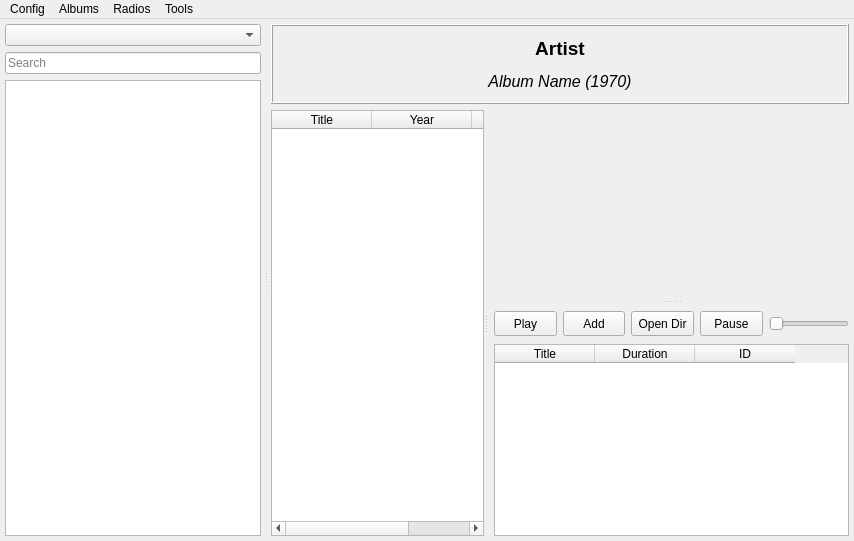
<?xml version="1.0" encoding="UTF-8"?>
<ui version="4.0">
 <class>MainWindow</class>
 <widget class="QMainWindow" name="MainWindow">
  <property name="geometry">
   <rect>
    <x>0</x>
    <y>0</y>
    <width>854</width>
    <height>541</height>
   </rect>
  </property>
  <property name="sizePolicy">
   <sizepolicy hsizetype="Maximum" vsizetype="Maximum">
    <horstretch>100</horstretch>
    <verstretch>100</verstretch>
   </sizepolicy>
  </property>
  <property name="windowTitle">
   <string>MainWindow</string>
  </property>
  <property name="autoFillBackground">
   <bool>false</bool>
  </property>
  <property name="dockOptions">
   <set>QMainWindow::AllowTabbedDocks|QMainWindow::AnimatedDocks|QMainWindow::ForceTabbedDocks</set>
  </property>
  <widget class="QWidget" name="centralWidget">
   <property name="enabled">
    <bool>true</bool>
   </property>
   <property name="sizePolicy">
    <sizepolicy hsizetype="Expanding" vsizetype="Expanding">
     <horstretch>100</horstretch>
     <verstretch>100</verstretch>
    </sizepolicy>
   </property>
   <layout class="QGridLayout" name="gridLayout" rowstretch="0" columnstretch="0">
    <property name="sizeConstraint">
     <enum>QLayout::SetMaximumSize</enum>
    </property>
    <property name="leftMargin">
     <number>0</number>
    </property>
    <property name="topMargin">
     <number>0</number>
    </property>
    <property name="rightMargin">
     <number>0</number>
    </property>
    <property name="bottomMargin">
     <number>0</number>
    </property>
    <property name="spacing">
     <number>0</number>
    </property>
    <item row="0" column="0">
     <widget class="QWidget" name="h_mainWidget" native="true">
      <property name="sizePolicy">
       <sizepolicy hsizetype="Expanding" vsizetype="Expanding">
        <horstretch>100</horstretch>
        <verstretch>100</verstretch>
       </sizepolicy>
      </property>
      <layout class="QGridLayout" name="gridLayout_2">
       <property name="leftMargin">
        <number>5</number>
       </property>
       <property name="topMargin">
        <number>5</number>
       </property>
       <property name="rightMargin">
        <number>5</number>
       </property>
       <property name="bottomMargin">
        <number>5</number>
       </property>
       <property name="spacing">
        <number>0</number>
       </property>
       <item row="0" column="0">
        <layout class="QVBoxLayout" name="verticalMainLayout">
         <property name="spacing">
          <number>0</number>
         </property>
         <property name="leftMargin">
          <number>0</number>
         </property>
         <property name="topMargin">
          <number>0</number>
         </property>
         <property name="rightMargin">
          <number>0</number>
         </property>
         <property name="bottomMargin">
          <number>0</number>
         </property>
         <item>
          <widget class="QSplitter" name="splitter">
           <property name="lineWidth">
            <number>6</number>
           </property>
           <property name="orientation">
            <enum>Qt::Horizontal</enum>
           </property>
           <widget class="QWidget" name="v_ArtistSelector" native="true">
            <layout class="QVBoxLayout" name="v_artistListWidget">
             <property name="leftMargin">
              <number>0</number>
             </property>
             <property name="topMargin">
              <number>0</number>
             </property>
             <property name="rightMargin">
              <number>3</number>
             </property>
             <property name="bottomMargin">
              <number>0</number>
             </property>
             <item>
              <widget class="QComboBox" name="comboBoxStyle">
               <property name="sizePolicy">
                <sizepolicy hsizetype="Expanding" vsizetype="Fixed">
                 <horstretch>0</horstretch>
                 <verstretch>0</verstretch>
                </sizepolicy>
               </property>
               <property name="maximumSize">
                <size>
                 <width>16777215</width>
                 <height>27</height>
                </size>
               </property>
              </widget>
             </item>
             <item>
              <widget class="QLineEdit" name="searchEdit">
               <property name="text">
                <string/>
               </property>
               <property name="placeholderText">
                <string>Search</string>
               </property>
              </widget>
             </item>
             <item>
              <widget class="QListView" name="listViewArtists">
               <property name="enabled">
                <bool>true</bool>
               </property>
               <property name="sizePolicy">
                <sizepolicy hsizetype="Expanding" vsizetype="Expanding">
                 <horstretch>20</horstretch>
                 <verstretch>100</verstretch>
                </sizepolicy>
               </property>
               <property name="minimumSize">
                <size>
                 <width>150</width>
                 <height>0</height>
                </size>
               </property>
               <property name="frameShadow">
                <enum>QFrame::Sunken</enum>
               </property>
               <property name="horizontalScrollBarPolicy">
                <enum>Qt::ScrollBarAlwaysOff</enum>
               </property>
               <property name="editTriggers">
                <set>QAbstractItemView::NoEditTriggers</set>
               </property>
               <property name="showDropIndicator" stdset="0">
                <bool>false</bool>
               </property>
               <property name="resizeMode">
                <enum>QListView::Adjust</enum>
               </property>
              </widget>
             </item>
            </layout>
           </widget>
           <widget class="QWidget" name="v_artistWidget" native="true">
            <property name="sizePolicy">
             <sizepolicy hsizetype="Expanding" vsizetype="Expanding">
              <horstretch>80</horstretch>
              <verstretch>100</verstretch>
             </sizepolicy>
            </property>
            <layout class="QVBoxLayout" name="verticalLayout">
             <property name="leftMargin">
              <number>3</number>
             </property>
             <property name="topMargin">
              <number>0</number>
             </property>
             <property name="rightMargin">
              <number>0</number>
             </property>
             <property name="bottomMargin">
              <number>0</number>
             </property>
             <item>
              <widget class="QWidget" name="verticalWidget" native="true">
               <property name="minimumSize">
                <size>
                 <width>50</width>
                 <height>0</height>
                </size>
               </property>
               <property name="maximumSize">
                <size>
                 <width>16777215</width>
                 <height>80</height>
                </size>
               </property>
               <layout class="QGridLayout" name="gridLayout_6">
                <property name="leftMargin">
                 <number>0</number>
                </property>
                <property name="topMargin">
                 <number>0</number>
                </property>
                <property name="rightMargin">
                 <number>0</number>
                </property>
                <property name="bottomMargin">
                 <number>0</number>
                </property>
                <property name="spacing">
                 <number>0</number>
                </property>
                <item row="0" column="0">
                 <widget class="QLabel" name="labelArtist">
                  <property name="sizePolicy">
                   <sizepolicy hsizetype="Expanding" vsizetype="Ignored">
                    <horstretch>100</horstretch>
                    <verstretch>0</verstretch>
                   </sizepolicy>
                  </property>
                  <property name="minimumSize">
                   <size>
                    <width>50</width>
                    <height>70</height>
                   </size>
                  </property>
                  <property name="font">
                   <font>
                    <pointsize>12</pointsize>
                   </font>
                  </property>
                  <property name="autoFillBackground">
                   <bool>false</bool>
                  </property>
                  <property name="frameShape">
                   <enum>QFrame::Box</enum>
                  </property>
                  <property name="frameShadow">
                   <enum>QFrame::Raised</enum>
                  </property>
                  <property name="lineWidth">
                   <number>1</number>
                  </property>
                  <property name="midLineWidth">
                   <number>0</number>
                  </property>
                  <property name="text">
                   <string>&lt;html&gt;&lt;head/&gt;&lt;body&gt;&lt;p&gt;&lt;span style=&quot; font-size:14pt; font-weight:600;&quot;&gt;Artist&lt;/span&gt;&lt;/p&gt;&lt;p&gt;&lt;span style=&quot; font-style:italic;&quot;&gt;Album Name (1970)&lt;/span&gt;&lt;/p&gt;&lt;/body&gt;&lt;/html&gt;</string>
                  </property>
                  <property name="textFormat">
                   <enum>Qt::RichText</enum>
                  </property>
                  <property name="scaledContents">
                   <bool>true</bool>
                  </property>
                  <property name="alignment">
                   <set>Qt::AlignCenter</set>
                  </property>
                 </widget>
                </item>
               </layout>
              </widget>
             </item>
             <item>
              <widget class="QWidget" name="h_albumsWidget" native="true">
               <property name="sizePolicy">
                <sizepolicy hsizetype="Preferred" vsizetype="Preferred">
                 <horstretch>100</horstretch>
                 <verstretch>0</verstretch>
                </sizepolicy>
               </property>
               <property name="minimumSize">
                <size>
                 <width>50</width>
                 <height>0</height>
                </size>
               </property>
               <layout class="QGridLayout" name="gridLayout_4">
                <property name="leftMargin">
                 <number>0</number>
                </property>
                <property name="topMargin">
                 <number>0</number>
                </property>
                <property name="rightMargin">
                 <number>0</number>
                </property>
                <property name="bottomMargin">
                 <number>0</number>
                </property>
                <item row="0" column="0">
                 <widget class="QSplitter" name="splitterArtist">
                  <property name="lineWidth">
                   <number>6</number>
                  </property>
                  <property name="orientation">
                   <enum>Qt::Horizontal</enum>
                  </property>
                  <widget class="QTableWidget" name="tableWidgetAlbums">
                   <property name="enabled">
                    <bool>true</bool>
                   </property>
                   <property name="minimumSize">
                    <size>
                     <width>50</width>
                     <height>0</height>
                    </size>
                   </property>
                   <property name="contextMenuPolicy">
                    <enum>Qt::CustomContextMenu</enum>
                   </property>
                   <property name="autoScrollMargin">
                    <number>16</number>
                   </property>
                   <property name="showDropIndicator" stdset="0">
                    <bool>false</bool>
                   </property>
                   <property name="dragDropOverwriteMode">
                    <bool>false</bool>
                   </property>
                   <property name="selectionMode">
                    <enum>QAbstractItemView::SingleSelection</enum>
                   </property>
                   <property name="selectionBehavior">
                    <enum>QAbstractItemView::SelectRows</enum>
                   </property>
                   <property name="columnCount">
                    <number>3</number>
                   </property>
                   <column>
                    <property name="text">
                     <string>Title</string>
                    </property>
                   </column>
                   <column>
                    <property name="text">
                     <string>Year</string>
                    </property>
                   </column>
                   <column>
                    <property name="text">
                     <string>ID</string>
                    </property>
                   </column>
                  </widget>
                  <widget class="QWidget" name="v_albumWidget" native="true">
                   <property name="minimumSize">
                    <size>
                     <width>50</width>
                     <height>0</height>
                    </size>
                   </property>
                   <layout class="QVBoxLayout" name="verticalLayout_3">
                    <property name="spacing">
                     <number>0</number>
                    </property>
                    <property name="leftMargin">
                     <number>6</number>
                    </property>
                    <property name="topMargin">
                     <number>0</number>
                    </property>
                    <property name="rightMargin">
                     <number>0</number>
                    </property>
                    <property name="bottomMargin">
                     <number>0</number>
                    </property>
                    <item>
                     <widget class="QSplitter" name="splitterAlbum">
                      <property name="sizePolicy">
                       <sizepolicy hsizetype="Expanding" vsizetype="Expanding">
                        <horstretch>0</horstretch>
                        <verstretch>0</verstretch>
                       </sizepolicy>
                      </property>
                      <property name="frameShadow">
                       <enum>QFrame::Sunken</enum>
                      </property>
                      <property name="lineWidth">
                       <number>0</number>
                      </property>
                      <property name="orientation">
                       <enum>Qt::Vertical</enum>
                      </property>
                      <property name="opaqueResize">
                       <bool>true</bool>
                      </property>
                      <property name="childrenCollapsible">
                       <bool>false</bool>
                      </property>
                      <widget class="QWidget" name="coverWidget" native="true">
                       <property name="sizePolicy">
                        <sizepolicy hsizetype="Expanding" vsizetype="Expanding">
                         <horstretch>100</horstretch>
                         <verstretch>100</verstretch>
                        </sizepolicy>
                       </property>
                       <property name="minimumSize">
                        <size>
                         <width>100</width>
                         <height>100</height>
                        </size>
                       </property>
                       <layout class="QGridLayout" name="gridLayout_5">
                        <property name="leftMargin">
                         <number>0</number>
                        </property>
                        <property name="topMargin">
                         <number>0</number>
                        </property>
                        <property name="rightMargin">
                         <number>0</number>
                        </property>
                        <property name="bottomMargin">
                         <number>0</number>
                        </property>
                        <property name="spacing">
                         <number>0</number>
                        </property>
                        <item row="0" column="0">
                         <widget class="QLabel" name="cover">
                          <property name="sizePolicy">
                           <sizepolicy hsizetype="Expanding" vsizetype="Expanding">
                            <horstretch>100</horstretch>
                            <verstretch>100</verstretch>
                           </sizepolicy>
                          </property>
                          <property name="frameShape">
                           <enum>QFrame::NoFrame</enum>
                          </property>
                          <property name="lineWidth">
                           <number>0</number>
                          </property>
                          <property name="text">
                           <string/>
                          </property>
                          <property name="alignment">
                           <set>Qt::AlignCenter</set>
                          </property>
                         </widget>
                        </item>
                       </layout>
                      </widget>
                      <widget class="QWidget" name="tracksWidget" native="true">
                       <property name="sizePolicy">
                        <sizepolicy hsizetype="Expanding" vsizetype="Expanding">
                         <horstretch>0</horstretch>
                         <verstretch>0</verstretch>
                        </sizepolicy>
                       </property>
                       <layout class="QVBoxLayout" name="verticalLayout_2">
                        <property name="spacing">
                         <number>0</number>
                        </property>
                        <property name="leftMargin">
                         <number>0</number>
                        </property>
                        <property name="topMargin">
                         <number>0</number>
                        </property>
                        <property name="rightMargin">
                         <number>0</number>
                        </property>
                        <property name="bottomMargin">
                         <number>0</number>
                        </property>
                        <item>
                         <widget class="QWidget" name="h_playerButtons" native="true">
                          <property name="sizePolicy">
                           <sizepolicy hsizetype="Expanding" vsizetype="Fixed">
                            <horstretch>0</horstretch>
                            <verstretch>0</verstretch>
                           </sizepolicy>
                          </property>
                          <property name="minimumSize">
                           <size>
                            <width>0</width>
                            <height>40</height>
                           </size>
                          </property>
                          <property name="maximumSize">
                           <size>
                            <width>16777215</width>
                            <height>50</height>
                           </size>
                          </property>
                          <layout class="QHBoxLayout" name="horizontalLayout">
                           <property name="leftMargin">
                            <number>0</number>
                           </property>
                           <property name="topMargin">
                            <number>0</number>
                           </property>
                           <property name="rightMargin">
                            <number>0</number>
                           </property>
                           <property name="bottomMargin">
                            <number>0</number>
                           </property>
                           <item>
                            <widget class="QWidget" name="horizontalWidget" native="true">
                             <property name="sizePolicy">
                              <sizepolicy hsizetype="Fixed" vsizetype="Fixed">
                               <horstretch>0</horstretch>
                               <verstretch>0</verstretch>
                              </sizepolicy>
                             </property>
                             <property name="minimumSize">
                              <size>
                               <width>115</width>
                               <height>25</height>
                              </size>
                             </property>
                             <layout class="QHBoxLayout" name="horizontalLayout_2">
                              <property name="leftMargin">
                               <number>0</number>
                              </property>
                              <property name="topMargin">
                               <number>6</number>
                              </property>
                              <property name="rightMargin">
                               <number>0</number>
                              </property>
                              <property name="bottomMargin">
                               <number>6</number>
                              </property>
                              <item>
                               <widget class="QPushButton" name="playButton">
                                <property name="minimumSize">
                                 <size>
                                  <width>25</width>
                                  <height>25</height>
                                 </size>
                                </property>
                                <property name="text">
                                 <string>Play</string>
                                </property>
                               </widget>
                              </item>
                              <item>
                               <widget class="QPushButton" name="addAlbumButton">
                                <property name="sizePolicy">
                                 <sizepolicy hsizetype="Minimum" vsizetype="Fixed">
                                  <horstretch>0</horstretch>
                                  <verstretch>0</verstretch>
                                 </sizepolicy>
                                </property>
                                <property name="minimumSize">
                                 <size>
                                  <width>25</width>
                                  <height>25</height>
                                 </size>
                                </property>
                                <property name="maximumSize">
                                 <size>
                                  <width>16777215</width>
                                  <height>16777215</height>
                                 </size>
                                </property>
                                <property name="text">
                                 <string>Add</string>
                                </property>
                               </widget>
                              </item>
                              <item>
                               <widget class="QPushButton" name="openDirButton">
                                <property name="sizePolicy">
                                 <sizepolicy hsizetype="Minimum" vsizetype="Fixed">
                                  <horstretch>0</horstretch>
                                  <verstretch>0</verstretch>
                                 </sizepolicy>
                                </property>
                                <property name="minimumSize">
                                 <size>
                                  <width>25</width>
                                  <height>25</height>
                                 </size>
                                </property>
                                <property name="text">
                                 <string>Open Dir</string>
                                </property>
                               </widget>
                              </item>
                              <item>
                               <widget class="QPushButton" name="searchCoverButton">
                                <property name="sizePolicy">
                                 <sizepolicy hsizetype="Minimum" vsizetype="Fixed">
                                  <horstretch>0</horstretch>
                                  <verstretch>0</verstretch>
                                 </sizepolicy>
                                </property>
                                <property name="minimumSize">
                                 <size>
                                  <width>25</width>
                                  <height>25</height>
                                 </size>
                                </property>
                                <property name="text">
                                 <string>Pause</string>
                                </property>
                               </widget>
                              </item>
                             </layout>
                            </widget>
                           </item>
                           <item>
                            <widget class="QSlider" name="volumeSlider">
                             <property name="sizePolicy">
                              <sizepolicy hsizetype="Minimum" vsizetype="Expanding">
                               <horstretch>0</horstretch>
                               <verstretch>0</verstretch>
                              </sizepolicy>
                             </property>
                             <property name="minimumSize">
                              <size>
                               <width>80</width>
                               <height>0</height>
                              </size>
                             </property>
                             <property name="maximum">
                              <number>100</number>
                             </property>
                             <property name="orientation">
                              <enum>Qt::Horizontal</enum>
                             </property>
                            </widget>
                           </item>
                          </layout>
                         </widget>
                        </item>
                        <item>
                         <widget class="QTableWidget" name="tableWidgetTracks">
                          <property name="sizePolicy">
                           <sizepolicy hsizetype="Expanding" vsizetype="Expanding">
                            <horstretch>100</horstretch>
                            <verstretch>100</verstretch>
                           </sizepolicy>
                          </property>
                          <property name="minimumSize">
                           <size>
                            <width>50</width>
                            <height>0</height>
                           </size>
                          </property>
                          <property name="selectionMode">
                           <enum>QAbstractItemView::SingleSelection</enum>
                          </property>
                          <property name="selectionBehavior">
                           <enum>QAbstractItemView::SelectRows</enum>
                          </property>
                          <column>
                           <property name="text">
                            <string>Title</string>
                           </property>
                          </column>
                          <column>
                           <property name="text">
                            <string>Duration</string>
                           </property>
                          </column>
                          <column>
                           <property name="text">
                            <string>ID</string>
                           </property>
                          </column>
                         </widget>
                        </item>
                       </layout>
                      </widget>
                     </widget>
                    </item>
                   </layout>
                  </widget>
                 </widget>
                </item>
               </layout>
              </widget>
             </item>
            </layout>
           </widget>
          </widget>
         </item>
        </layout>
       </item>
      </layout>
     </widget>
    </item>
   </layout>
  </widget>
  <widget class="QMenuBar" name="menuBar">
   <property name="geometry">
    <rect>
     <x>0</x>
     <y>0</y>
     <width>854</width>
     <height>22</height>
    </rect>
   </property>
   <widget class="QMenu" name="menuConfiguration">
    <property name="title">
     <string>Config</string>
    </property>
    <widget class="QMenu" name="menuLanguage">
     <property name="title">
      <string>Language</string>
     </property>
     <addaction name="actionLanguageEnglish"/>
     <addaction name="actionLanguageFrench"/>
     <addaction name="actionLanguageSpanish"/>
     <addaction name="actionLanguageGerman"/>
    </widget>
    <addaction name="actionMusic_directories"/>
    <addaction name="actionExplore_music_directories"/>
    <addaction name="actionDelete_database"/>
    <addaction name="menuLanguage"/>
   </widget>
   <widget class="QMenu" name="menuRadios">
    <property name="title">
     <string>Radios</string>
    </property>
    <addaction name="actionFuzzyGroovy"/>
    <addaction name="actionSearchRadio"/>
    <addaction name="actionRadioList"/>
    <addaction name="actionRadioManager"/>
   </widget>
   <widget class="QMenu" name="menuAlbums">
    <property name="title">
     <string>Albums</string>
    </property>
    <addaction name="actionRandom_album"/>
   </widget>
   <widget class="QMenu" name="menuTools">
    <property name="title">
     <string>Tools</string>
    </property>
    <addaction name="actionPlaylist"/>
    <addaction name="actionHistory"/>
   </widget>
   <addaction name="menuConfiguration"/>
   <addaction name="menuAlbums"/>
   <addaction name="menuRadios"/>
   <addaction name="menuTools"/>
  </widget>
  <action name="actionMusic_directories">
   <property name="text">
    <string>Music directories</string>
   </property>
  </action>
  <action name="actionExplore_music_directories">
   <property name="text">
    <string>Explore music directories</string>
   </property>
  </action>
  <action name="actionDelete_database">
   <property name="text">
    <string>Delete database</string>
   </property>
  </action>
  <action name="actionRandom_album">
   <property name="text">
    <string>Random album</string>
   </property>
  </action>
  <action name="actionFuzzyGroovy">
   <property name="text">
    <string>Fuzzy and Groovy Rock Radio</string>
   </property>
  </action>
  <action name="actionPlaylist">
   <property name="text">
    <string>Playlist</string>
   </property>
  </action>
  <action name="actionLanguageEnglish">
   <property name="text">
    <string>English</string>
   </property>
  </action>
  <action name="actionLanguageFrench">
   <property name="text">
    <string>French</string>
   </property>
  </action>
  <action name="actionLanguageSpanish">
   <property name="text">
    <string>Spanish</string>
   </property>
  </action>
  <action name="actionLanguageGerman">
   <property name="text">
    <string>German</string>
   </property>
  </action>
  <action name="actionHistory">
   <property name="text">
    <string>History</string>
   </property>
  </action>
  <action name="actionSearchRadio">
   <property name="text">
    <string>Search Radio</string>
   </property>
  </action>
  <action name="actionRadioList">
   <property name="text">
    <string>Radio List</string>
   </property>
  </action>
  <action name="actionRadioManager">
   <property name="text">
    <string>Radio Manager</string>
   </property>
  </action>
 </widget>
 <layoutdefault spacing="6" margin="11"/>
 <resources/>
 <connections/>
</ui>
